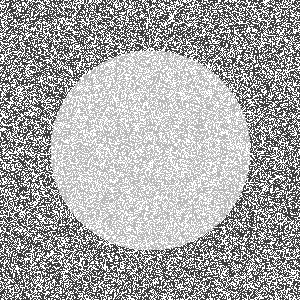
#> input picture Trabalho9_limiarizacao/imagem_limiarizacao.png, 300 x 300 px
$ python trabalho9_PI.py
#> lines starting #> are read from the running program, lines starting #| are printed output that depends on the picture
import cv2
import numpy as np
import matplotlib.pyplot as plt
import time
import os

# =========================================================
# CONFIGURAÇÃO GERAL
# =========================================================
NOME_IMAGEM_ENTRADA = "imagem_limiarizacao.png"
# =========================================================

# --- Funções Auxiliares de Carregamento e Geração ---

def gerar_imagem_com_vale(nome_arquivo):
    """Gera uma imagem de teste com um histograma bimodal (dois picos/um vale)."""
    print("Gerando imagem de teste bimodal para o Método do Vale...")
    img_teste = np.zeros((300, 300), dtype=np.uint8)

    # Fundo: Nível de cinza baixo (Pico 1)
    img_teste.fill(60)

    # Objeto: Nível de cinza alto (Pico 2)
    cv2.circle(img_teste, (150, 150), 100, 180, -1)

    # Adiciona um pequeno ruído gaussiano para simular um histograma real
    ruido = np.random.normal(0, 5, (300, 300)).astype(np.uint8)
    img_teste = cv2.add(img_teste, ruido)

    cv2.imwrite(nome_arquivo, img_teste)
    return img_teste

def carregar_ou_gerar_imagem(nome_arquivo):
    """Carrega a imagem se existir; caso contrário, gera e salva uma nova."""
#> called with nome_arquivo = 'imagem_limiarizacao.png'
    if os.path.exists(nome_arquivo):
        print(f"Carregando imagem existente: {nome_arquivo}")
        img = cv2.imread(nome_arquivo, cv2.IMREAD_GRAYSCALE)
#> img is the input picture: shape (300, 300); min 60, max 255, mean 168
        if img is not None:
            return img

    return gerar_imagem_com_vale(nome_arquivo)

# ----------------------------------------------------
# ALGORITMO COMPLETO: Método do Vale para Limiarização
# ----------------------------------------------------

def _calcular_histograma(imagem_gray):
    """Calcula o histograma manualmente."""
    hist = np.zeros(256, dtype=int)
    for pixel in imagem_gray.flatten():
        hist[pixel] += 1
#> this loop made 90000 passes
#> pixel on passes 1 to 3: 60, 61, 255
#> after the loop, hist = 256 values, max 37803 at index 255, min 0 at index 0, mean 351.6
    return hist

def encontrar_limiar_metodo_vale(hist):
    """
    Encontra o limiar pelo método do vale.
    O algoritmo busca o ponto mais baixo (o vale) entre os dois picos mais altos.
    """

    # Suaviza o histograma para facilitar a identificação de picos e vales
    # Uma suavização simples por média móvel é suficiente
    hist_suave = np.convolve(hist, np.ones(5)/5, mode='same')

    # 1. Encontrar os dois picos mais altos
    # Simplesmente encontra o primeiro e o segundo maior valor no histograma suavizado
    picos_candidatos = []
    # Usamos uma técnica simples: procurar pontos altos
    for i in range(1, 255):
        if hist_suave[i] > hist_suave[i-1] and hist_suave[i] > hist_suave[i+1] and hist_suave[i] > 100:
            picos_candidatos.append((hist_suave[i], i))

    if len(picos_candidatos) < 2:
        print("Aviso: Menos de dois picos detectados. Retornando 127 como padrão.")
        return 127

    # Seleciona os dois picos mais proeminentes (não necessariamente os maiores absolutos)
    # Aqui, simplificamos selecionando o primeiro e o último pico significativo
    pico1_idx = picos_candidatos[0][1]
    pico2_idx = picos_candidatos[-1][1]

    # Garante que pico1_idx < pico2_idx
    if pico1_idx > pico2_idx:
        pico1_idx, pico2_idx = pico2_idx, pico1_idx

    # 2. Encontrar o vale (mínimo) entre os dois picos
    vale_min_val = np.inf
    limiar_vale = -1

    # Procura o valor mínimo (o vale) apenas no intervalo entre os dois picos
    for i in range(pico1_idx, pico2_idx):
        if hist_suave[i] < vale_min_val:
            vale_min_val = hist_suave[i]
            limiar_vale = i

    return limiar_vale

def aplicar_limiarizacao_manual(imagem_gray, limiar):
    """
    Pixels > Limiar = 255 (Objeto)
    Pixels <= Limiar = 0 (Fundo)
    """
    imagem_segmentada = np.zeros_like(imagem_gray, dtype=np.uint8)

    for y in range(imagem_gray.shape[0]):
        for x in range(imagem_gray.shape[1]):
            if imagem_gray[y, x] > limiar:
                imagem_segmentada[y, x] = 255
            else:
                imagem_segmentada[y, x] = 0

    return imagem_segmentada

# ----------------------------------------------------
# Execução Principal
# ----------------------------------------------------

if __name__ == "__main__":
    img_gray = carregar_ou_gerar_imagem(NOME_IMAGEM_ENTRADA)
    if img_gray is None:
        exit()

    # 1. Cálculo do Histograma
    hist = _calcular_histograma(img_gray)

    # 2. Encontrar o Limiar (Método do Vale) e medir o tempo
    start_time_limiar = time.time()
    limiar_encontrado = encontrar_limiar_metodo_vale(hist)
#> in encontrar_limiar_metodo_vale, `hist_suave = np.convolve(hist, np.ones(5)/5, mode='same')`: hist_suave = 256 values, max 7560.6 at index 253, min 0 at index 0, mean 292.5
#> after the loop in encontrar_limiar_metodo_vale, `for i in range(1, 255):`: picos_candidatos = [(4924.4, 62), (2658.8, 182)]
#> in encontrar_limiar_metodo_vale, `pico1_idx = picos_candidatos[0][1]`: pico1_idx = 62
#> in encontrar_limiar_metodo_vale, `pico2_idx = picos_candidatos[-1][1]`: pico2_idx = 182
#> the loop in encontrar_limiar_metodo_vale, `for i in range(pico1_idx, pico2_idx):` made 120 passes
#> vale_min_val on passes 1 to 12: 4924.4, 3590.6, 3096.6, 2581.2, 2054.8, 1595.8, 1196, 852.8, 585.4, 384.8, 246.8, 145.4
#> after the loop in encontrar_limiar_metodo_vale, `for i in range(pico1_idx, pico2_idx):`: limiar_vale = 83; vale_min_val = 0
#> limiar_encontrado = 83
    tempo_limiar = time.time() - start_time_limiar

    # 3. Aplicar a Limiarização e medir o tempo
    start_time_segmentacao = time.time()
    img_segmentada = aplicar_limiarizacao_manual(img_gray, limiar_encontrado)
#> after the loop in aplicar_limiarizacao_manual, `for y in range(imagem_gray.shape[0]):`:
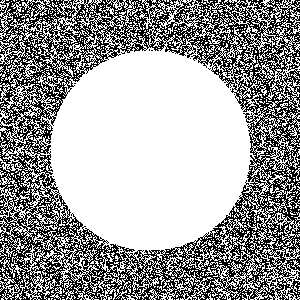
#> imagem_segmentada: shape (300, 300); 62.3% white; black in thin lines or dots
    tempo_segmentacao = time.time() - start_time_segmentacao


    # --- SALVAMENTO E EXIBIÇÃO DE RESULTADOS ---
    cv2.imwrite("resultado_segmentacao_vale.png", img_segmentada)
    print(f"\nLimiar Encontrado (Método do Vale): {limiar_encontrado}")
#| Limiar Encontrado (Método do Vale): 83
    print(f"Tempo para encontrar o Limiar: {tempo_limiar:.4f}s")
    print(f"Tempo para aplicar a Segmentação: {tempo_segmentacao:.4f}s")
    print("Imagem segmentada salva como 'resultado_segmentacao_vale.png'")

    # Plotagem
    fig, axes = plt.subplots(1, 3, figsize=(15, 5))

    # 1. Imagem Original
    axes[0].imshow(img_gray, cmap='gray')
    axes[0].set_title('Original')
    axes[0].axis('off')

    # 2. Histograma com o Limiar
    axes[1].plot(hist, color='black')
    axes[1].axvline(x=limiar_encontrado, color='red', linestyle='--', label=f'Limiar = {limiar_encontrado}')
    axes[1].set_title('Histograma e Limiar do Vale')
    axes[1].set_xlabel('Nível de Cinza')
    axes[1].set_ylabel('Frequência de Pixels')
    axes[1].legend()

    # 3. Imagem Segmentada
    axes[2].imshow(img_segmentada, cmap='gray')
    axes[2].set_title(f'Segmentação Binária (Limiar: {limiar_encontrado})\nTempo Total: {(tempo_limiar + tempo_segmentacao):.4f}s')
    axes[2].axis('off')

    plt.suptitle('Implementação Completa: Segmentação por Limiarização (Método do Vale)', fontsize=16)
    plt.tight_layout()
    plt.show()
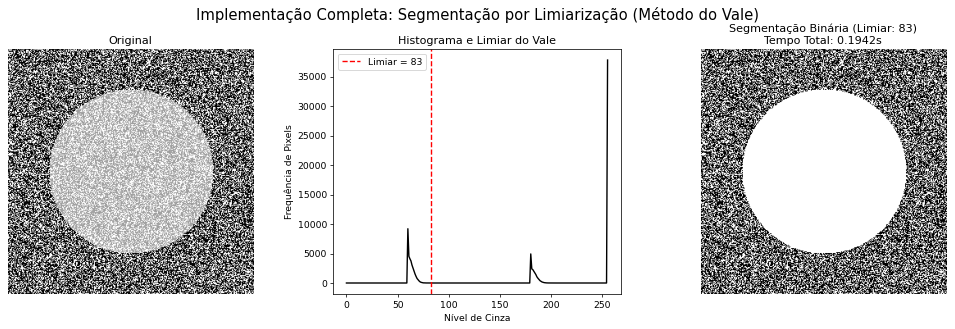
#> figure drawn by matplotlib, 3 panels; panel 2: curve peaks at x = 255, y = 37803
